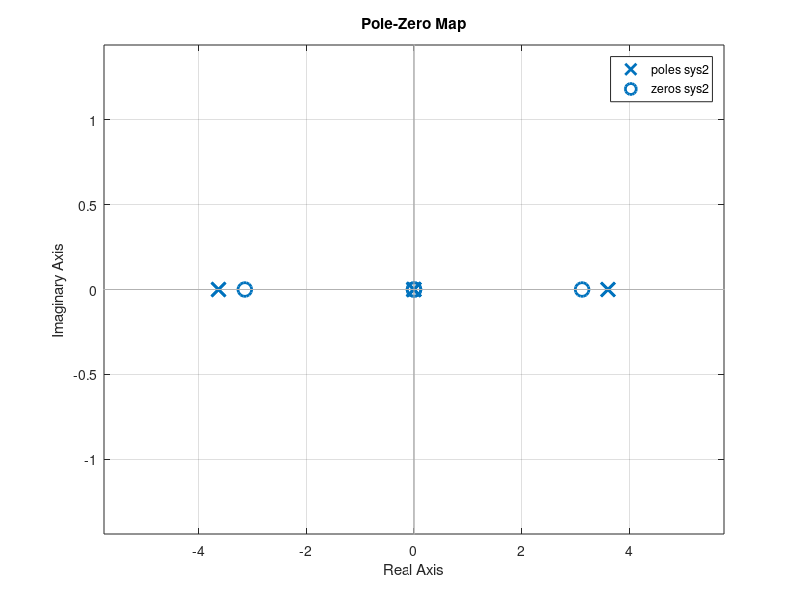

MATLAB code to generate this figure:
%model parameters
mc=1.5 
mp=0.5
g=9.82
L=1
d1=0.01
d2=0.01
A=[0,0,1,0;0,0,0,1;0,g*mp/mc,-d1/mc,-d2/(L*mc);0,g*(mp+mc)/(L*mc),-d1/(L*mc),-d2*(mc+mp)/(L*L*mc*mp)] %state matrices
B=[0;0;1/mc;1/(L*mc)]
C1=[1,0,0,0]  %q1 as output 
C2=[0,1,0,0]  %q2 as output
D=0
sys1=ss(A,B,C1,D) %build state-space model for q1
sys2=ss(A,B,C2,D) %build state-space model for q2

P1=pole(sys1)
P2=pole(sys2)
e=eig(A)
[z1,gain1]=zero(sys1)
[z2,gain2]=zero(sys2)
s1=isstable(sys1) %if s1=1, system is stable, else not
s2=isstable(sys2)
%plots zero pole map of the system 
pzmap(sys1) 
pzmap(sys2)
o1=rank(obsv(sys1)) %if o1=4 system is obseravble, else not
o2=rank(obsv(sys2))
c1=rank(ctrb(sys1)) %if c1=4 system is controllable, else not
c2=rank(ctrb(sys2))

sys1_tf=tf(sys1) %converts state-space model to transfer function
sys2_tf=tf(sys2)
[b1,a1]=ss2tf(A,B,C1,D) %converts state-space model to transfer function
[b2,a2]=ss2tf(A,B,C2,D)
sys1_zpg=zpk(sys1) %converts to zero-pole-gain model
sys2_zpg=zpk(sys2)